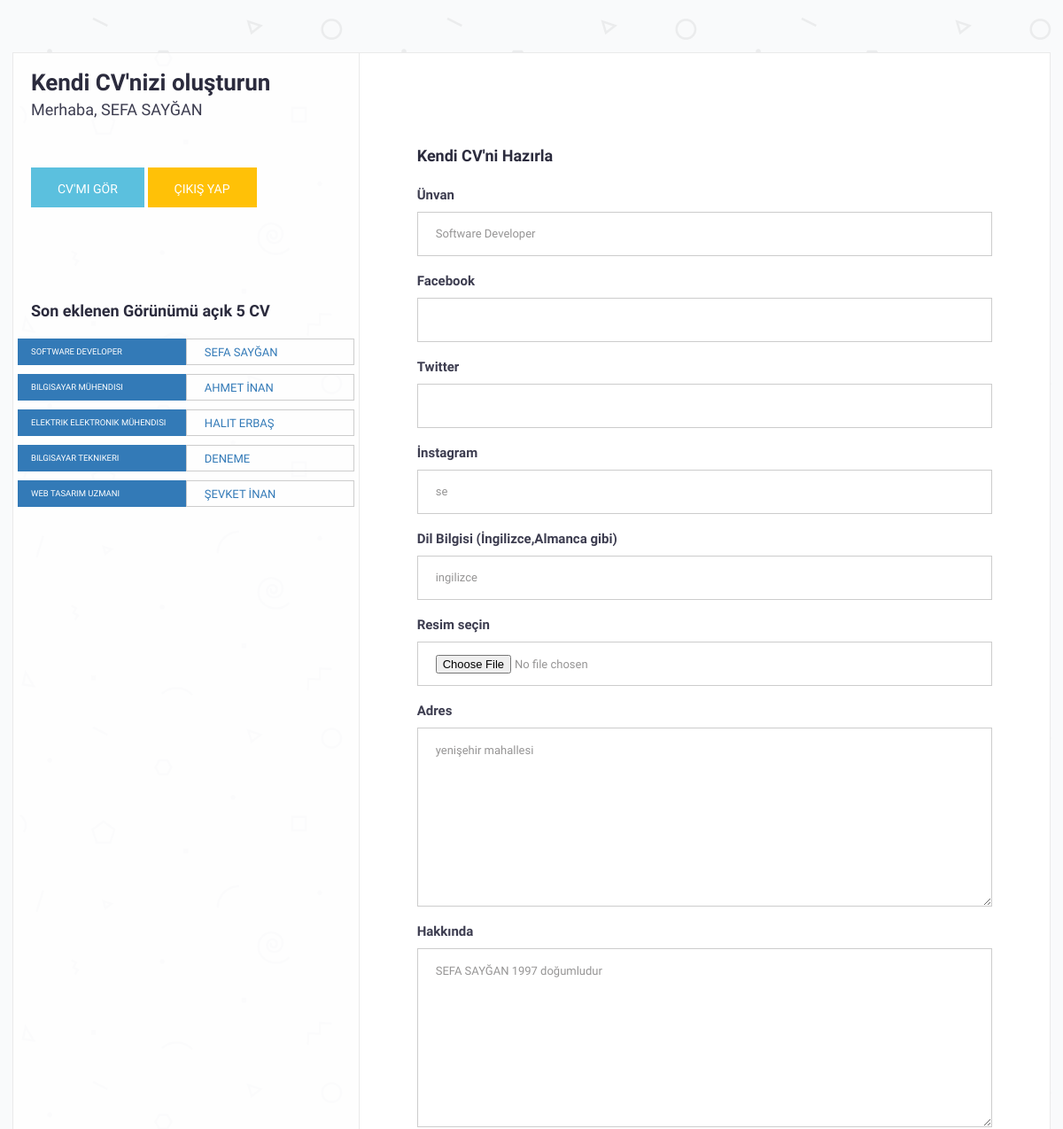
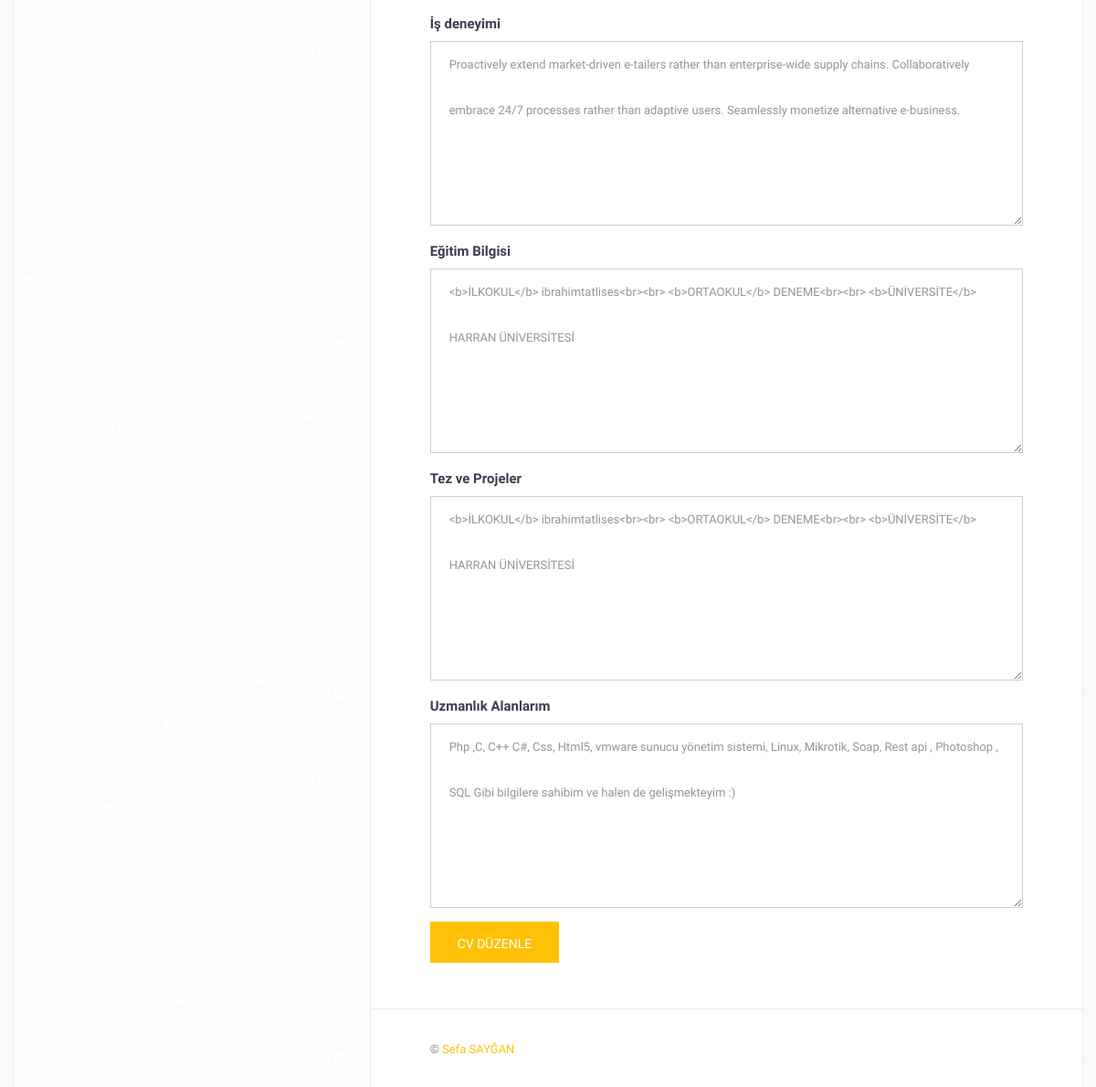
The page /ekle.php (signed in) on the database its author committed (2 pictures, top to bottom).
### tables this page shows
CREATE TABLE `ozgecmis` (
  `id` int(50) NOT NULL,
  `adsoyad` varchar(200) NOT NULL,
  `sifre` varchar(200) NOT NULL,
  `unvan` varchar(200) NOT NULL,
  `geti` varchar(200) NOT NULL,
  `hakkinda` text NOT NULL,
  `twitter` varchar(200) NOT NULL,
  `facebook` varchar(200) NOT NULL,
  `instagram` varchar(200) NOT NULL,
  `eposta` varchar(100) NOT NULL,
  `telefon` varchar(200) NOT NULL,
  `adres` varchar(200) NOT NULL,
  `resim` varchar(250) NOT NULL,
  `isdeneyimi` text NOT NULL,
  `dilbilgisi` varchar(200) NOT NULL,
  `egitimbilgisi` text NOT NULL,
  `tezproje` text NOT NULL,
  `uzmanlikalanim` text NOT NULL
);

### php/veritabani.php (called while the page is built, shortened)
<?php
class Veritabanim {
    private $db;
    private $dsn;
    private $user;
    private $password;
    function __construct() {
        $this->dsn = 'mysql:host=localhost;dbname=github-sil;charset=utf8';
        $this->user = 'root';
        $this->password = '';
    }
    private function baglantiAc() {
        try { $this->db = new PDO($this->dsn, $this->user, $this->password); }
        catch (PDOException $e) { echo 'Veritabanı bağlantısı başarısız oldu: ' . $e->getMessage(); }
    }
    private function baglantiKapat() {
        $this->db = null;
    }
    function select($tablo,$diger="") {
        $sonuc = null;
        $query = $this->db->query("SELECT * FROM ".$tablo." ".$diger, PDO::FETCH_ASSOC);
        if ( $query ) $sonuc = $query; else $sonuc = null;
        return $sonuc;
    }
}

### ekle.php (the view, shortened to what this page needs)
<!DOCTYPE html>
<html>
<head>
    <link href="css/font-awesome.min.css" rel="stylesheet">
    <link href="css/bootstrap.min.css" rel="stylesheet">
    <link href="css/style.css" rel="stylesheet">
</head>
<body id="page-top" data-spy="scroll" data-target=".navbar">
<div id="main-wrapper">
<div class="columns-block container">
<div class="left-col-block blocks">
    <header class="header theiaStickySidebar">
        <div class="content">
              <?php
$vt = new Veritabanim();
$id=$_SESSION["id"];
$sorgu = $vt->select("ozgecmis","where id='".$id."'");
if($sorgu != null) foreach( $sorgu as $satir ) {
 ?>
            <h1>Kendi CV'nizi oluşturun</h1>
            <span class="lead">Merhaba, <?=$satir['adsoyad'];?></span>
            <div class="about-text">
               <a href="<?=$satir['geti'];?>"  class="btn btn-info">CV'mi GÖR</a><?php } ?>
               <a href="cikis"  class="btn btn-primary">Çıkış Yap</a>
               <br> <br> <br> <br>
                <p>
                <h2> Son eklenen Görünümü açık 5 CV</h2>
  <?php
$vt = new Veritabanim();
$sorgu = $vt->select("ozgecmis"," LIMIT 5");
if($sorgu != null) foreach( $sorgu as $satir ) {
 ?>  <div class="row cvm"><a href="<?php echo $satir['geti']; ?>">
                  <div class="col-md-6  label-primary ">
                <small > <?php echo $satir['unvan']; ?></small>
                 </div>
                 <div class="col-md-6 cvs">
                <?php echo $satir['adsoyad']; ?>
                 </div>
</a>
               </div>
<?php } ?>
              </p>
            </div>
        </div>
    </header>
</div>
<div class="right-col-block blocks">
<div class="theiaStickySidebar">
<section class="section-contact section-wrapper gray-bg">
    <div class="container-fluid">
        <div class="row">
            <div class="col-md-12">
                <div class="feedback-form">
                    <h2>Kendi CV'ni Hazırla</h2>
                    <form id="contactForm" action="" enctype="multipart/form-data" name="ekle" method="POST">
                        <?php
$vt = new Veritabanim();
$sorgu = $vt->select("ozgecmis","where id='".$id."'");
if($sorgu != null) foreach( $sorgu as $satir ) {
 ?>
                        <div class="form-group">
                            <label for="InputSubject">Ünvan</label>
                            <input type="text"  class="form-control" value="<?=$satir['unvan'];?>" name="unvan" id="InputSubject"
                                   >
                        </div>
                        <div class="form-group">
                            <label for="InputSubject">Facebook</label>
                            <input type="text"  class="form-control" value="<?=$satir['facebook'];?>" name="facebook" id="InputSubject"
                                   >
                        </div>
                        <div class="form-group">
                            <label for="InputSubject">Twitter</label>
                            <input type="text"  class="form-control" value="<?=$satir['twitter'];?>" name="twitter"  id="InputSubject"
                                 >
                        </div>
                        <div class="form-group">
                            <label for="InputSubject">İnstagram</label>
                            <input type="text" class="form-control" value="<?=$satir['instagram'];?>" name="instagram" id="InputSubject"
                                   >
                        </div>
                        <div class="form-group">
                            <label for="InputSubject">Dil Bilgisi (İngilizce,Almanca gibi)</label>
                            <input type="text" class="form-control" value="<?=$satir['dilbilgisi'];?>" name="dilbilgisi" id="InputSubject" >
                        </div>
                        <div class="form-group">
                            <label for="InputSubject">Resim seçin</label>
                            <input type="file"  class="form-control"  name="dosya" id="InputSubject"
                                  >
                        </div>
                         <div class="form-group">
                            <label for="message-text" class="control-label">Adres</label>
                            <textarea class="form-control" rows="4" required="" name="adres" id="message-text"
                                      ><?=$satir['adres'];?> </textarea>
                        </div>
                        <div class="form-group">
                            <label for="message-text" class="control-label">Hakkında</label>
                            <textarea class="form-control" rows="4" required="" name="hakkinda" id="message-text"
                                      ><?=$satir['hakkinda'];?></textarea>
                        </div>
                         <div class="form-group">
                            <label for="message-text" class="control-label">İş deneyimi</label>
                            <textarea class="form-control" rows="4" required="" name="isdeneyimi" id="message-text"
                                      ><?=$satir['isdeneyimi'];?></textarea>
                        </div>
                        <div class="form-group">
                            <label for="message-text" class="control-label">Eğitim Bilgisi</label>
                            <textarea class="form-control" rows="4" required="" name="egitim" id="message-text"
                                      ><?=$satir['egitimbilgisi'];?></textarea>
                        </div>
                        <div class="form-group">
                            <label for="message-text" class="control-label">Tez ve Projeler</label>
                            <textarea class="form-control" rows="4" required="" name="tezproje" id="message-text"
                                      ><?=$satir['tezproje'];?></textarea>
                        </div>
                        <div class="form-group">
                            <label for="message-text" class="control-label">Uzmanlık Alanlarım</label>
                            <textarea class="form-control" rows="4" required="" name="uzmanlik" id="message-text"
                                      ><?=$satir['uzmanlikalanim'];?></textarea>
                        </div>
                        <button type="submit" class="btn btn-primary" name="ekle">CV  DÜZENLE</button>
                        <?php } ?>
                    </form>
                </div>
            </div>
        </div>
    </div>
</section>
<footer class="footer">
    <div class="copyright-section">
        <div class="container-fluid">
            <div class="row">
                <div class="col-md-12">
                    <div class="copytext">&copy; <a href="https://sayganweb.com" >Sefa SAYĞAN</a></div>
                </div>
            </div>
        </div>
    </div>
</footer>
</div>
</div>
</div>
</div>
</body>
</html>

### css/style.css (style rules this page uses)
body { font-family : 'Hind', sans-serif; font-size : 15px; line-height : 1.8em; color : #3d3d50; font-weight : 300; background : url("../img/pattern-bg.png") fixed; }
h1, h2, h3, h4, h5, h6 { margin : 0 0 15px; color : #2b2b3d; }
h1 { font-size : 26px; line-height : 1.8em; font-weight : 700; }
h2 { font-size : 18px; line-height : 1.8em; font-weight : 700; }
a { color : #FFC107; text-decoration : none; -webkit-transition : all 0.3s ease 0s; -moz-transition : all 0.3s ease 0s; -o-transition : all 0.3s ease 0s; transition : all 0.3s ease 0s; }
a, a:active, a:focus, a:active { text-decoration : none; outline : none }
p { margin-bottom : 20px; }
.btn { padding : 14px 30px 11px; margin-bottom : 0; font-size : 14px; font-weight : 500; border-radius : 0; border : 0; text-transform : uppercase; }
.btn-primary { background-color : #FFC107; }
.columns-block { display : -webkit-flex; display : flex; -webkit-flex-direction : row; flex-direction : row; margin : 60px auto; padding : 0; box-shadow : 0 0 0 1px #eaeaea; }
.blocks { box-sizing : border-box; }
.left-col-block { overflow : hidden; -webkit-flex : 1 0 0; flex : 1 0 0; position : relative; background : rgba(255, 255, 255, .8); border-right : 1px solid #eaeaea; }
.right-col-block { -webkit-flex : 2 0 0; flex : 2 0 0; position : relative; background : #ffffff; }
.gray-bg { background-color : #ffffff; }
#main-wrapper { overflow : hidden; }
.section-wrapper { padding : 50px; border-bottom : 1px solid #eaeaea; }
.header { padding : 20px !important; margin : 0; position : relative; }
.header .content { width : 100%; margin : 0 auto; }
.header .content h1 { line-height : 1; margin : 0 0 5px; }
.header .content .lead { font-size : 18px; }
.header .content .about-text { margin : 10px 0; }
.header .btn { margin-top : 40px; }
.feedback-form { margin-top : 50px; }
.form-control { height : 50px; padding : 0 20px; font-size : 13px; line-height : 50px; color : #969595; border : 1px solid #cccccc; border-radius : 0; box-shadow : none; box-sizing : border-box; }
.footer { padding : 30px 50px; }
.footer .copyright-section { font-size : 13px; color : #888888; }
.footer .copyright-section .copytext { font-weight : 400; display : block; }

### ekle.php (style rules this page uses)
.cvm .cvs { height: 30px; padding: 0 20px; font-size: 13px; line-height: 30px; border: 1px solid #cccccc; border-radius: 0; box-shadow: none; box-sizing: border-box; text-transform: uppercase; word-break: break-all; margin-bottom:10px; }
.cvm small { line-height: 30px; font-size: 9.5px; color:white; text-transform: uppercase; word-break: break-all; }
.cvm a { color:#337ab7; }

### rows shown on the page
ozgecmis: adsoyad "SEFA SAYĞAN", unvan "SOFTWARE DEVELOPER", unvan "Software Developer", instagram "se", dilbilgisi "ingilizce", adres "yenişehir mahallesi", hakkinda "SEFA SAYĞAN 1997 doğumludur", isdeneyimi "Proactively extend market-driven e-tailers rather than enterprise-wide supply chains. Collaboratively embrace 24/7 processes rather than adaptive users. Seamlessly monetize alternative e-business.", egitim "<b>İLKOKUL</b> ibrahimtatlises<br><br> <b>ORTAOKUL</b> DENEME<br><br> <b>ÜNİVERSİTE</b> HARRAN ÜNİVERSİTESİ", tezproje "<b>İLKOKUL</b> ibrahimtatlises<br><br> <b>ORTAOKUL</b> DENEME<br><br> <b>ÜNİVERSİTE</b> HARRAN ÜNİVERSİTESİ", uzmanlik "Php ,C, C++ C#, Css, Html5, vmware sunucu yönetim sistemi, Linux, Mikrotik, Soap, Rest api , Photoshop , SQL Gibi bilgilere sahibim ve halen de gelişmekteyim :)"
ozgecmis: unvan "BILGISAYAR MÜHENDISI", adsoyad "AHMET İNAN"
ozgecmis: unvan "ELEKTRIK ELEKTRONIK MÜHENDISI", adsoyad "HALIT ERBAŞ"
ozgecmis: unvan "BILGISAYAR TEKNIKERI", adsoyad "DENEME"
ozgecmis: unvan "WEB TASARIM UZMANI", adsoyad "ŞEVKET İNAN"
